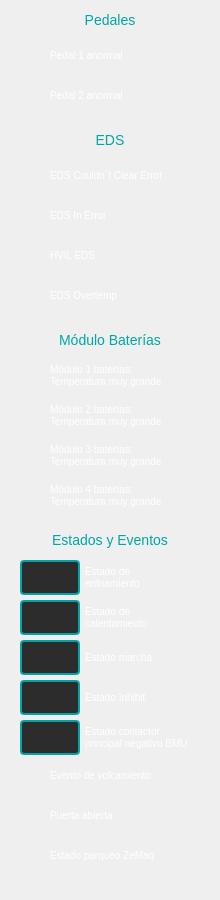
    <widget class="QWidget" name="column3" native="true">
     <property name="geometry">
      <rect>
       <x>440</x>
       <y>0</y>
       <width>220</width>
       <height>900</height>
      </rect>
     </property>
     <widget class="QWidget" name="pedals" native="true">
      <property name="geometry">
       <rect>
        <x>0</x>
        <y>0</y>
        <width>220</width>
        <height>120</height>
       </rect>
      </property>
      <widget class="QLabel" name="pedalsTitle">
       <property name="geometry">
        <rect>
         <x>0</x>
         <y>0</y>
         <width>220</width>
         <height>40</height>
        </rect>
       </property>
       <property name="styleSheet">
        <string notr="true">color: #00A6A7;
font-size: 14px;</string>
       </property>
       <property name="text">
        <string>Pedales</string>
       </property>
       <property name="alignment">
        <set>Qt::AlignCenter</set>
       </property>
      </widget>
      <widget class="QWidget" name="pedal1" native="true">
       <property name="geometry">
        <rect>
         <x>20</x>
         <y>40</y>
         <width>180</width>
         <height>30</height>
        </rect>
       </property>
       <widget class="CheckboxWidget" name="pedal1Value" native="true">
        <property name="geometry">
         <rect>
          <x>0</x>
          <y>5</y>
          <width>20</width>
          <height>20</height>
         </rect>
        </property>
       </widget>
       <widget class="QLabel" name="pedal1Label">
        <property name="geometry">
         <rect>
          <x>30</x>
          <y>0</y>
          <width>150</width>
          <height>30</height>
         </rect>
        </property>
        <property name="styleSheet">
         <string notr="true">color: white; font-size: 10px;</string>
        </property>
        <property name="text">
         <string>Pedal 1 anormal</string>
        </property>
       </widget>
      </widget>
      <widget class="QWidget" name="pedal2" native="true">
       <property name="geometry">
        <rect>
         <x>20</x>
         <y>80</y>
         <width>180</width>
         <height>30</height>
        </rect>
       </property>
       <widget class="CheckboxWidget" name="pedal2Value" native="true">
        <property name="geometry">
         <rect>
          <x>0</x>
          <y>5</y>
          <width>20</width>
          <height>20</height>
         </rect>
        </property>
       </widget>
       <widget class="QLabel" name="pedal2Label">
        <property name="geometry">
         <rect>
          <x>30</x>
          <y>0</y>
          <width>150</width>
          <height>30</height>
         </rect>
        </property>
        <property name="styleSheet">
         <string notr="true">color: white; font-size: 10px;</string>
        </property>
        <property name="text">
         <string>Pedal 2 anormal</string>
        </property>
       </widget>
      </widget>
     </widget>
     <widget class="QWidget" name="eds" native="true">
      <property name="geometry">
       <rect>
        <x>0</x>
        <y>120</y>
        <width>220</width>
        <height>200</height>
       </rect>
      </property>
      <widget class="QLabel" name="edsTitle">
       <property name="geometry">
        <rect>
         <x>0</x>
         <y>0</y>
         <width>220</width>
         <height>40</height>
        </rect>
       </property>
       <property name="styleSheet">
        <string notr="true">color: #00A6A7;
font-size: 14px;</string>
       </property>
       <property name="text">
        <string>EDS</string>
       </property>
       <property name="alignment">
        <set>Qt::AlignCenter</set>
       </property>
      </widget>
      <widget class="QWidget" name="edsCouldntClear" native="true">
       <property name="geometry">
        <rect>
         <x>20</x>
         <y>40</y>
         <width>180</width>
         <height>30</height>
        </rect>
       </property>
       <widget class="CheckboxWidget" name="edsCouldntClearValue" native="true">
        <property name="geometry">
         <rect>
          <x>0</x>
          <y>5</y>
          <width>20</width>
          <height>20</height>
         </rect>
        </property>
       </widget>
       <widget class="QLabel" name="edsCouldntClearLabel">
        <property name="geometry">
         <rect>
          <x>30</x>
          <y>0</y>
          <width>150</width>
          <height>30</height>
         </rect>
        </property>
        <property name="styleSheet">
         <string notr="true">color: white; font-size: 10px;</string>
        </property>
        <property name="text">
         <string>EDS Couldn´t Clear Error</string>
        </property>
       </widget>
      </widget>
      <widget class="QWidget" name="edsInError" native="true">
       <property name="geometry">
        <rect>
         <x>20</x>
         <y>80</y>
         <width>180</width>
         <height>30</height>
        </rect>
       </property>
       <widget class="CheckboxWidget" name="edsInErrorValue" native="true">
        <property name="geometry">
         <rect>
          <x>0</x>
          <y>5</y>
          <width>20</width>
          <height>20</height>
         </rect>
        </property>
       </widget>
       <widget class="QLabel" name="edsInErrorLabel">
        <property name="geometry">
         <rect>
          <x>30</x>
          <y>0</y>
          <width>150</width>
          <height>30</height>
         </rect>
        </property>
        <property name="styleSheet">
         <string notr="true">color: white; font-size: 10px;</string>
        </property>
        <property name="text">
         <string>EDS In Error</string>
        </property>
       </widget>
      </widget>
      <widget class="QWidget" name="hvilEds" native="true">
       <property name="geometry">
        <rect>
         <x>20</x>
         <y>120</y>
         <width>180</width>
         <height>30</height>
        </rect>
       </property>
       <widget class="CheckboxWidget" name="hvilEdsValue" native="true">
        <property name="geometry">
         <rect>
          <x>0</x>
          <y>5</y>
          <width>20</width>
          <height>20</height>
         </rect>
        </property>
       </widget>
       <widget class="QLabel" name="hvilEdsLabel">
        <property name="geometry">
         <rect>
          <x>30</x>
          <y>0</y>
          <width>150</width>
          <height>30</height>
         </rect>
        </property>
        <property name="styleSheet">
         <string notr="true">color: white; font-size: 10px;</string>
        </property>
        <property name="text">
         <string>HVIL EDS</string>
        </property>
       </widget>
      </widget>
      <widget class="QWidget" name="edsOvertemp" native="true">
       <property name="geometry">
        <rect>
         <x>20</x>
         <y>160</y>
         <width>180</width>
         <height>30</height>
        </rect>
       </property>
       <widget class="CheckboxWidget" name="edsOvertempValue" native="true">
        <property name="geometry">
         <rect>
          <x>0</x>
          <y>5</y>
          <width>20</width>
          <height>20</height>
         </rect>
        </property>
       </widget>
       <widget class="QLabel" name="edsOvertempLabel">
        <property name="geometry">
         <rect>
          <x>30</x>
          <y>0</y>
          <width>150</width>
          <height>30</height>
         </rect>
        </property>
        <property name="styleSheet">
         <string notr="true">color: white; font-size: 10px;</string>
        </property>
        <property name="text">
         <string>EDS Overtemp</string>
        </property>
       </widget>
      </widget>
     </widget>
     <widget class="QWidget" name="battery" native="true">
      <property name="geometry">
       <rect>
        <x>0</x>
        <y>320</y>
        <width>220</width>
        <height>200</height>
       </rect>
      </property>
      <widget class="QLabel" name="edsTitle_2">
       <property name="geometry">
        <rect>
         <x>0</x>
         <y>0</y>
         <width>220</width>
         <height>40</height>
        </rect>
       </property>
       <property name="styleSheet">
        <string notr="true">color: #00A6A7;
font-size: 14px;</string>
       </property>
       <property name="text">
        <string>Módulo Baterías</string>
       </property>
       <property name="alignment">
        <set>Qt::AlignCenter</set>
       </property>
      </widget>
      <widget class="QWidget" name="module1" native="true">
       <property name="geometry">
        <rect>
         <x>20</x>
         <y>40</y>
         <width>180</width>
         <height>30</height>
        </rect>
       </property>
       <widget class="CheckboxWidget" name="module1Value" native="true">
        <property name="geometry">
         <rect>
          <x>0</x>
          <y>5</y>
          <width>20</width>
          <height>20</height>
         </rect>
        </property>
       </widget>
       <widget class="QLabel" name="module1Label">
        <property name="geometry">
         <rect>
          <x>30</x>
          <y>0</y>
          <width>150</width>
          <height>30</height>
         </rect>
        </property>
        <property name="styleSheet">
         <string notr="true">color: white; font-size: 10px;</string>
        </property>
        <property name="text">
         <string>Módulo 1 baterías:
Temperatura muy grande</string>
        </property>
       </widget>
      </widget>
      <widget class="QWidget" name="module2" native="true">
       <property name="geometry">
        <rect>
         <x>20</x>
         <y>80</y>
         <width>180</width>
         <height>30</height>
        </rect>
       </property>
       <widget class="CheckboxWidget" name="module2Value" native="true">
        <property name="geometry">
         <rect>
          <x>0</x>
          <y>5</y>
          <width>20</width>
          <height>20</height>
         </rect>
        </property>
       </widget>
       <widget class="QLabel" name="module2Label">
        <property name="geometry">
         <rect>
          <x>30</x>
          <y>0</y>
          <width>150</width>
          <height>30</height>
         </rect>
        </property>
        <property name="styleSheet">
         <string notr="true">color: white; font-size: 10px;</string>
        </property>
        <property name="text">
         <string>Módulo 2 baterías:
Temperatura muy grande</string>
        </property>
       </widget>
      </widget>
      <widget class="QWidget" name="module3" native="true">
       <property name="geometry">
        <rect>
         <x>20</x>
         <y>120</y>
         <width>180</width>
         <height>30</height>
        </rect>
       </property>
       <widget class="CheckboxWidget" name="module3Value" native="true">
        <property name="geometry">
         <rect>
          <x>0</x>
          <y>5</y>
          <width>20</width>
          <height>20</height>
         </rect>
        </property>
       </widget>
       <widget class="QLabel" name="module3Label">
        <property name="geometry">
         <rect>
          <x>30</x>
          <y>0</y>
          <width>150</width>
          <height>30</height>
         </rect>
        </property>
        <property name="styleSheet">
         <string notr="true">color: white; font-size: 10px;</string>
        </property>
        <property name="text">
         <string>Módulo 3 baterías:
Temperatura muy grande</string>
        </property>
       </widget>
      </widget>
      <widget class="QWidget" name="module4" native="true">
       <property name="geometry">
        <rect>
         <x>20</x>
         <y>160</y>
         <width>180</width>
         <height>30</height>
        </rect>
       </property>
       <widget class="CheckboxWidget" name="module4Value" native="true">
        <property name="geometry">
         <rect>
          <x>0</x>
          <y>5</y>
          <width>20</width>
          <height>20</height>
         </rect>
        </property>
       </widget>
       <widget class="QLabel" name="module4Label">
        <property name="geometry">
         <rect>
          <x>30</x>
          <y>0</y>
          <width>150</width>
          <height>30</height>
         </rect>
        </property>
        <property name="styleSheet">
         <string notr="true">color: white; font-size: 10px;</string>
        </property>
        <property name="text">
         <string>Módulo 4 baterías:
Temperatura muy grande</string>
        </property>
       </widget>
      </widget>
     </widget>
     <widget class="QWidget" name="states" native="true">
      <property name="geometry">
       <rect>
        <x>0</x>
        <y>520</y>
        <width>220</width>
        <height>371</height>
       </rect>
      </property>
      <widget class="QLabel" name="statesTitle">
       <property name="geometry">
        <rect>
         <x>0</x>
         <y>0</y>
         <width>220</width>
         <height>40</height>
        </rect>
       </property>
       <property name="styleSheet">
        <string notr="true">color: #00A6A7;
font-size: 14px;</string>
       </property>
       <property name="text">
        <string>Estados y Eventos</string>
       </property>
       <property name="alignment">
        <set>Qt::AlignCenter</set>
       </property>
      </widget>
      <widget class="QWidget" name="coolingState" native="true">
       <property name="geometry">
        <rect>
         <x>20</x>
         <y>40</y>
         <width>180</width>
         <height>35</height>
        </rect>
       </property>
       <widget class="QLabel" name="coolingStateLabel">
        <property name="geometry">
         <rect>
          <x>65</x>
          <y>0</y>
          <width>120</width>
          <height>35</height>
         </rect>
        </property>
        <property name="styleSheet">
         <string notr="true">color: white; font-size: 10px;</string>
        </property>
        <property name="text">
         <string>Estado de
enfriamiento</string>
        </property>
       </widget>
       <widget class="QLabel" name="coolingStateValue">
        <property name="geometry">
         <rect>
          <x>0</x>
          <y>0</y>
          <width>60</width>
          <height>35</height>
         </rect>
        </property>
        <property name="styleSheet">
         <string notr="true">color: white;
font-size: 8px;
border: 2px solid #00A6A7;
border-radius: 4px;
background: #2c2c2c;</string>
        </property>
        <property name="text">
         <string/>
        </property>
        <property name="alignment">
         <set>Qt::AlignCenter</set>
        </property>
       </widget>
      </widget>
      <widget class="QWidget" name="heatState" native="true">
       <property name="geometry">
        <rect>
         <x>20</x>
         <y>80</y>
         <width>180</width>
         <height>35</height>
        </rect>
       </property>
       <widget class="QLabel" name="heatStateLabel">
        <property name="geometry">
         <rect>
          <x>65</x>
          <y>0</y>
          <width>120</width>
          <height>35</height>
         </rect>
        </property>
        <property name="styleSheet">
         <string notr="true">color: white; font-size: 10px;</string>
        </property>
        <property name="text">
         <string>Estado de
calentamiento</string>
        </property>
       </widget>
       <widget class="QLabel" name="heatStateValue">
        <property name="geometry">
         <rect>
          <x>0</x>
          <y>0</y>
          <width>60</width>
          <height>35</height>
         </rect>
        </property>
        <property name="styleSheet">
         <string notr="true">color: white;
font-size: 8px;
border: 2px solid #00A6A7;
border-radius: 4px;
background: #2c2c2c;</string>
        </property>
        <property name="text">
         <string/>
        </property>
        <property name="alignment">
         <set>Qt::AlignCenter</set>
        </property>
       </widget>
      </widget>
      <widget class="QWidget" name="estadoMarcha" native="true">
       <property name="geometry">
        <rect>
         <x>20</x>
         <y>120</y>
         <width>180</width>
         <height>35</height>
        </rect>
       </property>
       <widget class="QLabel" name="estadoMarchaLabel">
        <property name="geometry">
         <rect>
          <x>65</x>
          <y>0</y>
          <width>120</width>
          <height>35</height>
         </rect>
        </property>
        <property name="styleSheet">
         <string notr="true">color: white; font-size: 10px;</string>
        </property>
        <property name="text">
         <string>Estado marcha</string>
        </property>
       </widget>
       <widget class="QLabel" name="estadoMarchaValue">
        <property name="geometry">
         <rect>
          <x>0</x>
          <y>0</y>
          <width>60</width>
          <height>35</height>
         </rect>
        </property>
        <property name="styleSheet">
         <string notr="true">color: white;
font-size: 8px;
border: 2px solid #00A6A7;
border-radius: 4px;
background: #2c2c2c;</string>
        </property>
        <property name="text">
         <string/>
        </property>
        <property name="alignment">
         <set>Qt::AlignCenter</set>
        </property>
       </widget>
      </widget>
      <widget class="QWidget" name="inhibitState" native="true">
       <property name="geometry">
        <rect>
         <x>20</x>
         <y>160</y>
         <width>180</width>
         <height>35</height>
        </rect>
       </property>
       <widget class="QLabel" name="inhibitStateLabel">
        <property name="geometry">
         <rect>
          <x>65</x>
          <y>0</y>
          <width>120</width>
          <height>35</height>
         </rect>
        </property>
        <property name="styleSheet">
         <string notr="true">color: white; font-size: 10px;</string>
        </property>
        <property name="text">
         <string>Estado Inhibit</string>
        </property>
       </widget>
       <widget class="QLabel" name="inhibitStateValue">
        <property name="geometry">
         <rect>
          <x>0</x>
          <y>0</y>
          <width>60</width>
          <height>35</height>
         </rect>
        </property>
        <property name="styleSheet">
         <string notr="true">color: white;
font-size: 8px;
border: 2px solid #00A6A7;
border-radius: 4px;
background: #2c2c2c;</string>
        </property>
        <property name="text">
         <string/>
        </property>
        <property name="alignment">
         <set>Qt::AlignCenter</set>
        </property>
       </widget>
      </widget>
      <widget class="QWidget" name="bmuContactor" native="true">
       <property name="geometry">
        <rect>
         <x>20</x>
         <y>200</y>
         <width>190</width>
         <height>35</height>
        </rect>
       </property>
       <widget class="QLabel" name="bmuContactorLabel">
        <property name="geometry">
         <rect>
          <x>65</x>
          <y>0</y>
          <width>130</width>
          <height>35</height>
         </rect>
        </property>
        <property name="styleSheet">
         <string notr="true">color: white; font-size: 10px;</string>
        </property>
        <property name="text">
         <string>Estado contactor
principal negativo BMU</string>
        </property>
       </widget>
       <widget class="QLabel" name="bmuContactorValue">
        <property name="geometry">
         <rect>
          <x>0</x>
          <y>0</y>
          <width>60</width>
          <height>35</height>
         </rect>
        </property>
        <property name="styleSheet">
         <string notr="true">color: white;
font-size: 8px;
border: 2px solid #00A6A7;
border-radius: 4px;
background: #2c2c2c;</string>
        </property>
        <property name="text">
         <string/>
        </property>
        <property name="alignment">
         <set>Qt::AlignCenter</set>
        </property>
       </widget>
      </widget>
      <widget class="QWidget" name="overturn" native="true">
       <property name="geometry">
        <rect>
         <x>20</x>
         <y>240</y>
         <width>180</width>
         <height>30</height>
        </rect>
       </property>
       <widget class="CheckboxWidget" name="overturnValue" native="true">
        <property name="geometry">
         <rect>
          <x>0</x>
          <y>5</y>
          <width>20</width>
          <height>20</height>
         </rect>
        </property>
       </widget>
       <widget class="QLabel" name="overturnLabel">
        <property name="geometry">
         <rect>
          <x>30</x>
          <y>0</y>
          <width>150</width>
          <height>30</height>
         </rect>
        </property>
        <property name="styleSheet">
         <string notr="true">color: white; font-size: 10px;</string>
        </property>
        <property name="text">
         <string>Evento de volcamiento</string>
        </property>
       </widget>
      </widget>
      <widget class="QWidget" name="doorOpen" native="true">
       <property name="geometry">
        <rect>
         <x>20</x>
         <y>280</y>
         <width>180</width>
         <height>30</height>
        </rect>
       </property>
       <widget class="CheckboxWidget" name="doorOpenValue" native="true">
        <property name="geometry">
         <rect>
          <x>0</x>
          <y>5</y>
          <width>20</width>
          <height>20</height>
         </rect>
        </property>
       </widget>
       <widget class="QLabel" name="doorOpenLabel">
        <property name="geometry">
         <rect>
          <x>30</x>
          <y>0</y>
          <width>150</width>
          <height>30</height>
         </rect>
        </property>
        <property name="styleSheet">
         <string notr="true">color: white; font-size: 10px;</string>
        </property>
        <property name="text">
         <string>Puerta abierta</string>
        </property>
       </widget>
      </widget>
      <widget class="QWidget" name="parkingState" native="true">
       <property name="geometry">
        <rect>
         <x>20</x>
         <y>320</y>
         <width>180</width>
         <height>30</height>
        </rect>
       </property>
       <widget class="CheckboxWidget" name="parkingStateValue" native="true">
        <property name="geometry">
         <rect>
          <x>0</x>
          <y>5</y>
          <width>20</width>
          <height>20</height>
         </rect>
        </property>
       </widget>
       <widget class="QLabel" name="parkingStateLabel">
        <property name="geometry">
         <rect>
          <x>30</x>
          <y>0</y>
          <width>150</width>
          <height>30</height>
         </rect>
        </property>
        <property name="styleSheet">
         <string notr="true">color: white; font-size: 10px;</string>
        </property>
        <property name="text">
         <string>Estado parqueo ZeMaq</string>
        </property>
       </widget>
      </widget>
     </widget>
    </widget>
